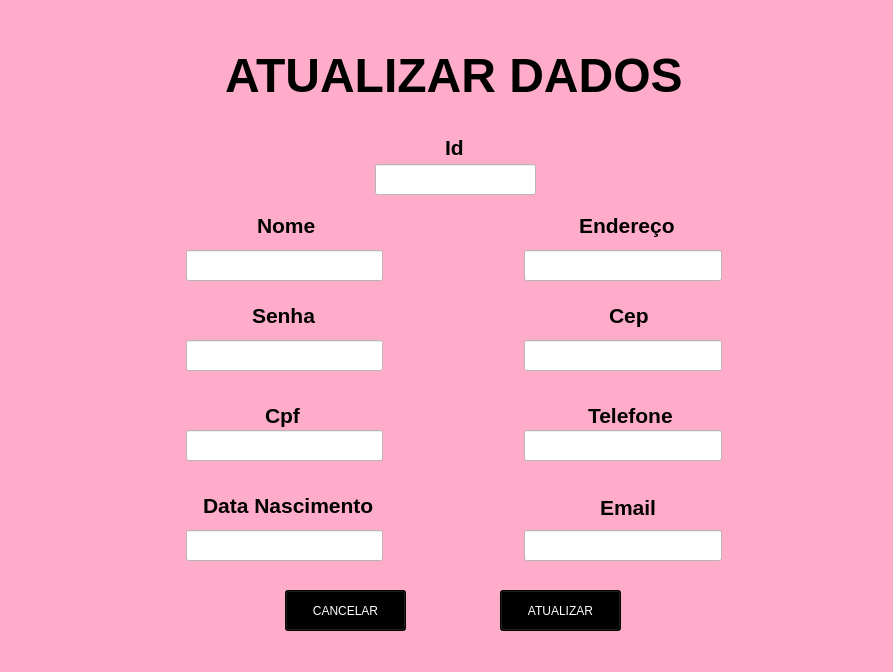
<?xml version="1.0" encoding="UTF-8"?>
<ui version="4.0">
 <class>Form</class>
 <widget class="QWidget" name="Form">
  <property name="geometry">
   <rect>
    <x>0</x>
    <y>0</y>
    <width>893</width>
    <height>672</height>
   </rect>
  </property>
  <property name="windowTitle">
   <string>Form</string>
  </property>
  <property name="styleSheet">
   <string notr="true">background-color: rgb(255, 172, 203);</string>
  </property>
  <widget class="QLabel" name="label_4">
   <property name="geometry">
    <rect>
     <x>265</x>
     <y>400</y>
     <width>101</width>
     <height>31</height>
    </rect>
   </property>
   <property name="font">
    <font>
     <family>Arial</family>
     <pointsize>16</pointsize>
     <weight>75</weight>
     <bold>true</bold>
    </font>
   </property>
   <property name="text">
    <string>Cpf</string>
   </property>
  </widget>
  <widget class="QLabel" name="label_3">
   <property name="geometry">
    <rect>
     <x>252</x>
     <y>300</y>
     <width>101</width>
     <height>31</height>
    </rect>
   </property>
   <property name="font">
    <font>
     <family>Arial</family>
     <pointsize>16</pointsize>
     <weight>75</weight>
     <bold>true</bold>
    </font>
   </property>
   <property name="text">
    <string>Senha</string>
   </property>
  </widget>
  <widget class="QPushButton" name="cancelar">
   <property name="geometry">
    <rect>
     <x>285</x>
     <y>590</y>
     <width>121</width>
     <height>41</height>
    </rect>
   </property>
   <property name="styleSheet">
    <string notr="true">background-color: rgb(0, 0, 0);
color: rgb(255, 255, 255);</string>
   </property>
   <property name="text">
    <string>CANCELAR</string>
   </property>
  </widget>
  <widget class="QLabel" name="label_9">
   <property name="geometry">
    <rect>
     <x>600</x>
     <y>492</y>
     <width>101</width>
     <height>31</height>
    </rect>
   </property>
   <property name="font">
    <font>
     <family>Arial</family>
     <pointsize>16</pointsize>
     <weight>75</weight>
     <bold>true</bold>
    </font>
   </property>
   <property name="text">
    <string>Email</string>
   </property>
  </widget>
  <widget class="QLabel" name="label_10">
   <property name="geometry">
    <rect>
     <x>445</x>
     <y>132</y>
     <width>21</width>
     <height>31</height>
    </rect>
   </property>
   <property name="font">
    <font>
     <family>Arial</family>
     <pointsize>16</pointsize>
     <weight>75</weight>
     <bold>true</bold>
    </font>
   </property>
   <property name="text">
    <string>Id</string>
   </property>
  </widget>
  <widget class="QLabel" name="label_2">
   <property name="geometry">
    <rect>
     <x>257</x>
     <y>210</y>
     <width>101</width>
     <height>31</height>
    </rect>
   </property>
   <property name="font">
    <font>
     <family>Arial</family>
     <pointsize>16</pointsize>
     <weight>75</weight>
     <bold>true</bold>
    </font>
   </property>
   <property name="text">
    <string>Nome</string>
   </property>
  </widget>
  <widget class="QLabel" name="label_8">
   <property name="geometry">
    <rect>
     <x>588</x>
     <y>400</y>
     <width>101</width>
     <height>31</height>
    </rect>
   </property>
   <property name="font">
    <font>
     <family>Arial</family>
     <pointsize>16</pointsize>
     <weight>75</weight>
     <bold>true</bold>
    </font>
   </property>
   <property name="text">
    <string>Telefone</string>
   </property>
  </widget>
  <widget class="QLabel" name="label_6">
   <property name="geometry">
    <rect>
     <x>579</x>
     <y>210</y>
     <width>101</width>
     <height>31</height>
    </rect>
   </property>
   <property name="font">
    <font>
     <family>Arial</family>
     <pointsize>16</pointsize>
     <weight>75</weight>
     <bold>true</bold>
    </font>
   </property>
   <property name="text">
    <string>Endereço</string>
   </property>
  </widget>
  <widget class="QLabel" name="label_5">
   <property name="geometry">
    <rect>
     <x>203</x>
     <y>490</y>
     <width>181</width>
     <height>31</height>
    </rect>
   </property>
   <property name="font">
    <font>
     <family>Arial</family>
     <pointsize>16</pointsize>
     <weight>75</weight>
     <bold>true</bold>
    </font>
   </property>
   <property name="text">
    <string>Data Nascimento</string>
   </property>
  </widget>
  <widget class="QLabel" name="label">
   <property name="geometry">
    <rect>
     <x>225</x>
     <y>30</y>
     <width>461</width>
     <height>91</height>
    </rect>
   </property>
   <property name="font">
    <font>
     <family>Arial</family>
     <pointsize>36</pointsize>
     <weight>75</weight>
     <bold>true</bold>
    </font>
   </property>
   <property name="text">
    <string>ATUALIZAR DADOS</string>
   </property>
  </widget>
  <widget class="QLabel" name="label_7">
   <property name="geometry">
    <rect>
     <x>609</x>
     <y>300</y>
     <width>101</width>
     <height>31</height>
    </rect>
   </property>
   <property name="font">
    <font>
     <family>Arial</family>
     <pointsize>16</pointsize>
     <weight>75</weight>
     <bold>true</bold>
    </font>
   </property>
   <property name="text">
    <string>Cep</string>
   </property>
  </widget>
  <widget class="QLineEdit" name="id">
   <property name="geometry">
    <rect>
     <x>375</x>
     <y>164</y>
     <width>161</width>
     <height>31</height>
    </rect>
   </property>
   <property name="styleSheet">
    <string notr="true">background-color: rgb(255, 255, 255);</string>
   </property>
  </widget>
  <widget class="QLineEdit" name="nome">
   <property name="geometry">
    <rect>
     <x>186</x>
     <y>250</y>
     <width>197</width>
     <height>31</height>
    </rect>
   </property>
   <property name="styleSheet">
    <string notr="true">background-color: rgb(255, 255, 255);</string>
   </property>
  </widget>
  <widget class="QLineEdit" name="endereco">
   <property name="geometry">
    <rect>
     <x>524</x>
     <y>250</y>
     <width>198</width>
     <height>31</height>
    </rect>
   </property>
   <property name="styleSheet">
    <string notr="true">background-color: rgb(255, 255, 255);</string>
   </property>
  </widget>
  <widget class="QLineEdit" name="senha">
   <property name="geometry">
    <rect>
     <x>186</x>
     <y>340</y>
     <width>197</width>
     <height>31</height>
    </rect>
   </property>
   <property name="styleSheet">
    <string notr="true">background-color: rgb(255, 255, 255);</string>
   </property>
  </widget>
  <widget class="QLineEdit" name="cep">
   <property name="geometry">
    <rect>
     <x>524</x>
     <y>340</y>
     <width>198</width>
     <height>31</height>
    </rect>
   </property>
   <property name="styleSheet">
    <string notr="true">background-color: rgb(255, 255, 255);</string>
   </property>
  </widget>
  <widget class="QLineEdit" name="cpf">
   <property name="geometry">
    <rect>
     <x>186</x>
     <y>430</y>
     <width>197</width>
     <height>31</height>
    </rect>
   </property>
   <property name="styleSheet">
    <string notr="true">background-color: rgb(255, 255, 255);</string>
   </property>
  </widget>
  <widget class="QLineEdit" name="telefone">
   <property name="geometry">
    <rect>
     <x>524</x>
     <y>430</y>
     <width>198</width>
     <height>31</height>
    </rect>
   </property>
   <property name="styleSheet">
    <string notr="true">background-color: rgb(255, 255, 255);</string>
   </property>
  </widget>
  <widget class="QLineEdit" name="dt_nasc">
   <property name="geometry">
    <rect>
     <x>186</x>
     <y>530</y>
     <width>197</width>
     <height>31</height>
    </rect>
   </property>
   <property name="styleSheet">
    <string notr="true">background-color: rgb(255, 255, 255);</string>
   </property>
  </widget>
  <widget class="QLineEdit" name="email">
   <property name="geometry">
    <rect>
     <x>524</x>
     <y>530</y>
     <width>198</width>
     <height>31</height>
    </rect>
   </property>
   <property name="styleSheet">
    <string notr="true">background-color: rgb(255, 255, 255);</string>
   </property>
  </widget>
  <widget class="QPushButton" name="atualizar">
   <property name="geometry">
    <rect>
     <x>500</x>
     <y>590</y>
     <width>121</width>
     <height>41</height>
    </rect>
   </property>
   <property name="styleSheet">
    <string notr="true">background-color: rgb(0, 0, 0);
color: rgb(255, 255, 255);</string>
   </property>
   <property name="text">
    <string>ATUALIZAR</string>
   </property>
  </widget>
 </widget>
 <resources/>
 <connections/>
</ui>
